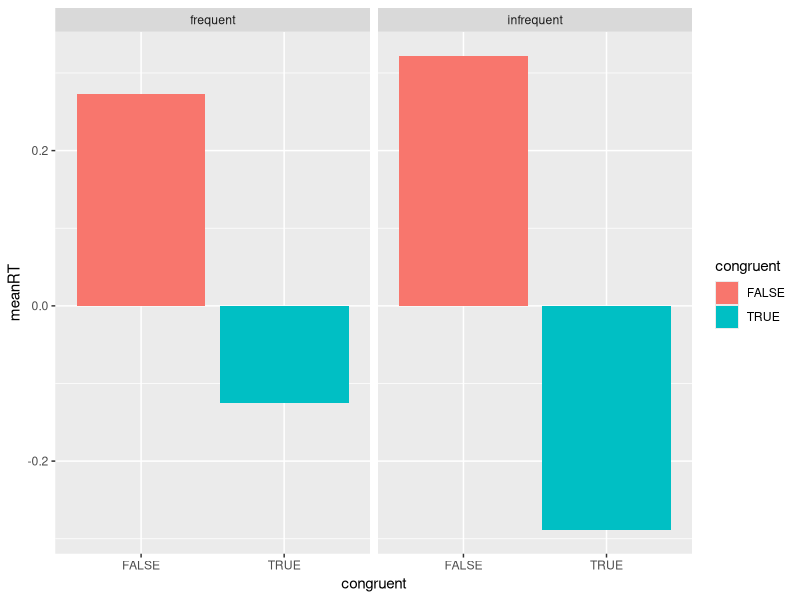

The R script that drew this image:
## ---- chunk 1
  library(ggplot2)
  library(dplyr)
## ---- chunk 2
 stroop_df = read.csv('../Data/001_stroop_df.csv')
 decision_df = read.csv('../Data/001_decision_df.csv')
## ---- chunk 3
  #remove practice
  stroop_df = stroop_df[stroop_df$type %in% c('frequent','infrequent'),]
  #convert logical strings to logical values
  stroop_df$correct = stroop_df$correct == 'True'
  stroop_df$congruent= stroop_df$congruent == 'True'
  stroop_df$repeat_stim= stroop_df$repeat_stim == 'True'
  #spot check that the frequencies are correct
  print(group_by(stroop_df, type) %>% summarise('incongruent_freq' = mean(congruent)))
  stroop_df_clean = stroop_df[stroop_df$correct == T,]
  #log transform rt's to remove skew, and z-transform across all correct trials
  stroop_df_clean$rt = scale(log(stroop_df_clean$rt))
  stroop_rs = lm(rt ~ congruent * type + repeat_stim, data = stroop_df_clean)
  summary(stroop_rs)
  IE_freq = stroop_rs$coefficients[2]
  IE_infreq = stroop_rs$coefficients[2] + stroop_rs$coefficients[5]
## ---- chunk 4
  RT_summary = group_by(stroop_df_clean, type, congruent) %>% summarise('meanRT' = mean(rt))
  ggplot(data = RT_summary, aes(x = congruent, y = meanRT, fill = congruent )) + geom_bar(stat = 'identity') + facet_grid(.~type)
